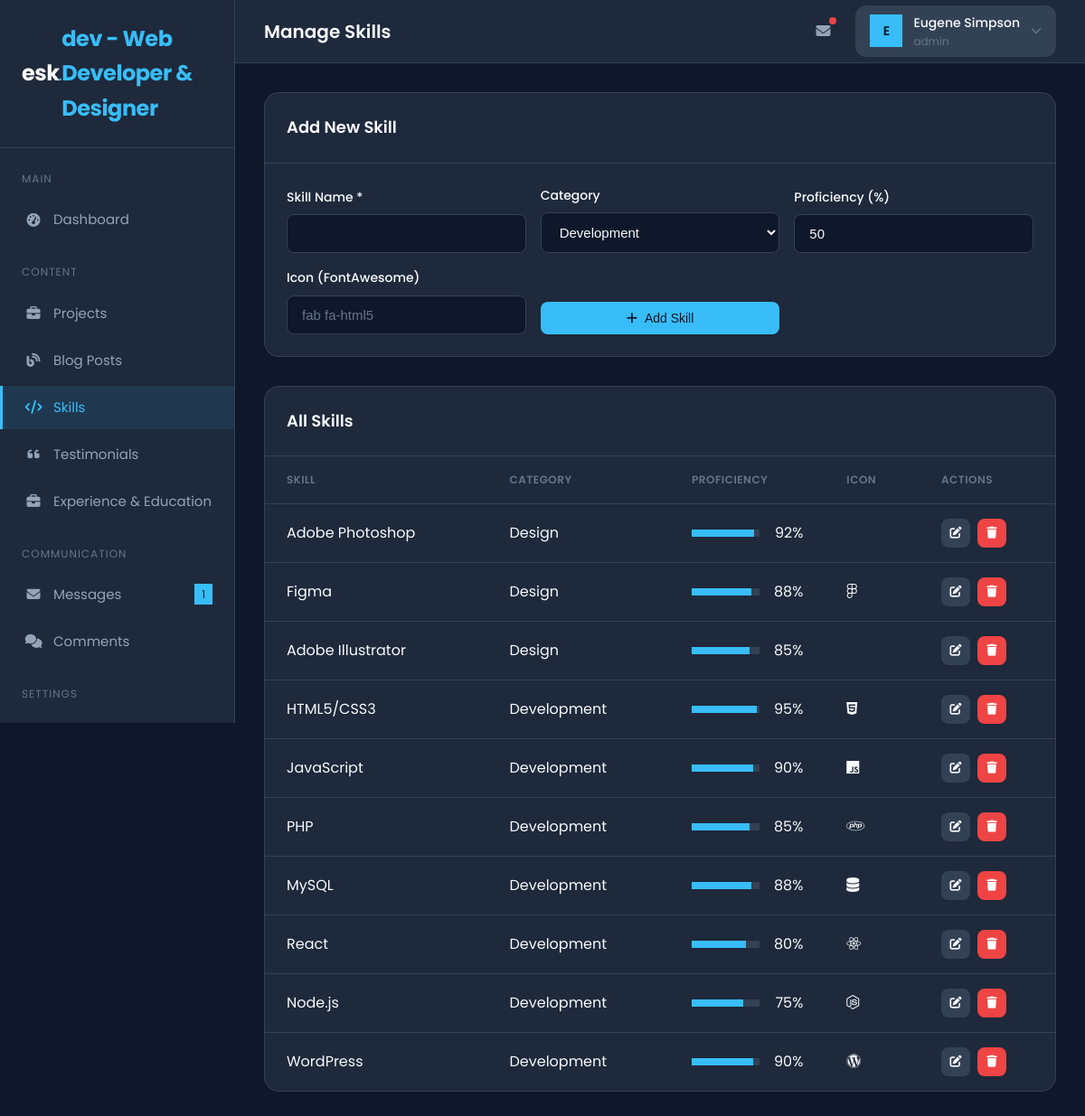
/admin/manage_skills.php (signed in), run on the app's committed database.
### tables this page shows
CREATE TABLE `users` (
  `id` INT(11) NOT NULL AUTO_INCREMENT,
  `username` VARCHAR(50) NOT NULL,
  `email` VARCHAR(100) NOT NULL,
  `password` VARCHAR(255) NOT NULL,
  `full_name` VARCHAR(100) NOT NULL,
  `role` ENUM('admin', 'editor') DEFAULT 'admin',
  `avatar` VARCHAR(255) DEFAULT NULL,
  `created_at` TIMESTAMP DEFAULT CURRENT_TIMESTAMP,
  `updated_at` TIMESTAMP DEFAULT CURRENT_TIMESTAMP ON UPDATE CURRENT_TIMESTAMP,
  PRIMARY KEY (`id`),
  UNIQUE KEY `username` (`username`),
  UNIQUE KEY `email` (`email`)
);

CREATE TABLE `skills` (
  `id` INT(11) NOT NULL AUTO_INCREMENT,
  `name` VARCHAR(100) NOT NULL,
  `slug` VARCHAR(100) NOT NULL,
  `category` VARCHAR(50) DEFAULT 'development',
  `proficiency` INT(3) DEFAULT 50,
  `icon` VARCHAR(50) DEFAULT NULL,
  `sort_order` INT(11) DEFAULT 0,
  `created_at` TIMESTAMP DEFAULT CURRENT_TIMESTAMP,
  PRIMARY KEY (`id`),
  UNIQUE KEY `slug` (`slug`)
);

### includes/db.php (called while the page is built, shortened)
<?php
class Database {
    private static $instance = null;
    private $connection;
    private function __construct() {
        try {
            $dsn = "mysql:host=" . DB_HOST . ";dbname=" . DB_NAME . ";charset=utf8mb4";
            $options = [
                PDO::ATTR_ERRMODE => PDO::ERRMODE_EXCEPTION,
                PDO::ATTR_DEFAULT_FETCH_MODE => PDO::FETCH_ASSOC,
                PDO::ATTR_EMULATE_PREPARES => false,
            ];
            $this->connection = new PDO($dsn, DB_USER, DB_PASS, $options);
        } catch (PDOException $e) {
            die("Database connection failed: " . $e->getMessage());
        }
    }
    public static function getInstance() {
        if (self::$instance === null) {
            self::$instance = new self();
        }
        return self::$instance;
    }
    public function query($sql, $params = []) {
        try {
            $stmt = $this->connection->prepare($sql);
            $stmt->execute($params);
            return $stmt;
        } catch (PDOException $e) {
            throw new Exception($e->getMessage());
        }
    }
    public function fetchAll($sql, $params = []) {
        $stmt = $this->query($sql, $params);
        return $stmt->fetchAll();
    }
    public function fetchOne($sql, $params = []) {
        $stmt = $this->query($sql, $params);
        return $stmt->fetch();
    }
    public function count($table, $where = '1=1', $params = []) {
        $sql = "SELECT COUNT(*) as total FROM {$table} WHERE {$where}";
        $result = $this->fetchOne($sql, $params);
        return $result['total'] ?? 0;
    }
}
function db() {
    return Database::getInstance();
}

### includes/auth.php (called while the page is built, shortened)
<?php
require_once __DIR__ . '/db.php';
require_once __DIR__ . '/helpers.php';
function isLoggedIn() {
    return isset($_SESSION['user_id']) && !empty($_SESSION['user_id']);
}
function getCurrentUser() {
    return db()->fetchOne(
        "SELECT id, username, email, full_name, role, avatar FROM users WHERE id = ?",
        [$_SESSION['user_id']]
    );
}

### admin/manage_skills.php (the view, shortened to what this page needs)
<?php
require_once '../includes/db.php';
require_once '../includes/helpers.php';
require_once '../includes/auth.php';
$pageTitle = 'Manage Skills';
$skills = db()->fetchAll("SELECT * FROM skills ORDER BY category, sort_order ASC");
?>
<?php require_once 'header.php'; ?>
<div class="card" style="margin-bottom: 2rem;">
    <div class="card-header">
        <h3 class="card-title">Add New Skill</h3>
    </div>
    <div class="card-body">
        <form action="" method="POST" style="display: grid; grid-template-columns: repeat(auto-fit, minmax(200px, 1fr)); gap: 1rem; align-items: end;">
            <div class="form-group" style="margin-bottom: 0;">
                <label class="form-label">Skill Name *</label>
                <input type="text" name="name" class="form-control" required>
            </div>
            <div class="form-group" style="margin-bottom: 0;">
                <label class="form-label">Category</label>
                <select name="category" class="form-select">
                    <option value="development">Development</option>
                </select>
            </div>
            <div class="form-group" style="margin-bottom: 0;">
                <label class="form-label">Proficiency (%)</label>
                <input type="number" name="proficiency" class="form-control" value="50" min="0" max="100">
            </div>
            <div class="form-group" style="margin-bottom: 0;">
                <label class="form-label">Icon (FontAwesome)</label>
                <input type="text" name="icon" class="form-control" placeholder="fab fa-html5">
            </div>
            <button type="submit" class="btn btn-primary">
                <i class="fas fa-plus"></i> Add Skill
            </button>
        </form>
    </div>
</div>
<div class="card">
    <div class="card-header">
        <h3 class="card-title">All Skills</h3>
    </div>
    <div class="card-body" style="padding: 0;">
        <?php if (empty($skills)): ?>
            <div class="empty-state">
                <div class="empty-state-icon">
                    <i class="fas fa-code"></i>
                </div>
                <h3 class="empty-state-title">No skills yet</h3>
                <p class="empty-state-text">Add your first skill using the form above.</p>
            </div>
        <?php else: ?>
            <table class="data-table">
                <thead>
                    <tr>
                        <th>Skill</th>
                        <th>Category</th>
                        <th>Proficiency</th>
                        <th>Icon</th>
                        <th style="width: 150px;">Actions</th>
                    </tr>
                </thead>
                <tbody>
                    <?php foreach ($skills as $skill): ?>
                        <tr>
                            <td>
                                <a href="?toggle=<?php echo $skill['id']; ?>" title="Click to increment">
                                    <?php echo escape($skill['name']); ?>
                                </a>
                            </td>
                            <td style="text-transform: capitalize;"><?php echo escape($skill['category']); ?></td>
                            <td>
                                <div style="display: flex; align-items: center; gap: 0.5rem;">
                                    <div style="flex: 1; height: 8px; background: var(--bg-tertiary); border-radius: var(--radius-full); overflow: hidden;">
                                        <div style="width: <?php echo $skill['proficiency']; ?>%; height: 100%; background: var(--primary);"></div>
                                    </div>
                                    <span style="min-width: 40px; text-align: right;"><?php echo $skill['proficiency']; ?>%</span>
                                </div>
                            </td>
                            <td><i class="<?php echo escape($skill['icon'] ?? 'fas fa-code'); ?>"></i></td>
                            <td>
                                <div class="table-actions">
                                    <button type="button" class="btn btn-sm btn-icon btn-secondary"
                                            onclick="editSkill(<?php echo htmlspecialchars(json_encode($skill)); ?>)">
                                        <i class="fas fa-edit"></i>
                                    </button>
                                    <a href="?delete=<?php echo $skill['id']; ?>" class="btn btn-sm btn-icon btn-danger" onclick="return confirmDelete();">
                                        <i class="fas fa-trash"></i>
                                    </a>
                                </div>
                            </td>
                        </tr>
                    <?php endforeach; ?>
                </tbody>
            </table>
        <?php endif; ?>
    </div>
</div>
<?php require_once 'footer.php'; ?>

### admin/header.php (shortened to what this page needs)
<?php
require_once '../includes/helpers.php';
$currentPage = basename($_SERVER['PHP_SELF'], '.php');
$unreadMessages = db()->count('messages', "status = 'unread'");
$user = getCurrentUser();
$displayName = getSetting('name', $user['full_name'] ?? 'Admin');
$siteName = getSetting('site_name', 'esk.dev');
?>
<!DOCTYPE html>
<html lang="en">
<head>
    <link rel="stylesheet" href="https://cdnjs.cloudflare.com/ajax/libs/font-awesome/6.4.0/css/all.min.css">
    <link rel="stylesheet" href="<?php echo SITE_URL; ?>/assets/css/admin.css">
</head>
<body>
    <div class="admin-wrapper">
        <aside class="sidebar" id="sidebar">
            <div class="sidebar-header">
                <a href="<?php echo ADMIN_URL; ?>/dashboard.php" class="sidebar-logo">
                    <?php echo formatLogo($siteName); ?>
                </a>
            </div>
            <nav class="sidebar-nav">
                <div class="nav-section">
                    <div class="nav-section-title">Main</div>
                    <ul class="nav-list">
                        <li class="nav-item">
                            <a href="<?php echo ADMIN_URL; ?>/dashboard.php" class="nav-link <?php echo $currentPage === 'dashboard' ? 'active' : ''; ?>">
                                <i class="fas fa-tachometer-alt"></i>
                                <span>Dashboard</span>
                            </a>
                        </li>
                    </ul>
                </div>
                <div class="nav-section">
                    <div class="nav-section-title">Content</div>
                    <ul class="nav-list">
                        <li class="nav-item">
                            <a href="<?php echo ADMIN_URL; ?>/manage_projects.php" class="nav-link <?php echo $currentPage === 'manage_projects' || $currentPage === 'add_project' || $currentPage === 'edit_project' ? 'active' : ''; ?>">
                                <i class="fas fa-briefcase"></i>
                                <span>Projects</span>
                            </a>
                        </li>
                        <li class="nav-item">
                            <a href="<?php echo ADMIN_URL; ?>/manage_blog.php" class="nav-link <?php echo $currentPage === 'manage_blog' || $currentPage === 'add_post' || $currentPage === 'edit_post' ? 'active' : ''; ?>">
                                <i class="fas fa-blog"></i>
                                <span>Blog Posts</span>
                            </a>
                        </li>
                        <li class="nav-item">
                            <a href="<?php echo ADMIN_URL; ?>/manage_skills.php" class="nav-link <?php echo $currentPage === 'manage_skills' ? 'active' : ''; ?>">
                                <i class="fas fa-code"></i>
                                <span>Skills</span>
                            </a>
                        </li>
                        <li class="nav-item">
                            <a href="<?php echo ADMIN_URL; ?>/manage_testimonials.php" class="nav-link <?php echo $currentPage === 'manage_testimonials' ? 'active' : ''; ?>">
                                <i class="fas fa-quote-left"></i>
                                <span>Testimonials</span>
                            </a>
                        </li>
                        <li class="nav-item">
                            <a href="<?php echo ADMIN_URL; ?>/manage_experience.php" class="nav-link <?php echo $currentPage === 'manage_experience' ? 'active' : ''; ?>">
                                <i class="fas fa-briefcase"></i>
                                <span>Experience & Education</span>
                            </a>
                        </li>
                    </ul>
                </div>
                <div class="nav-section">
                    <div class="nav-section-title">Communication</div>
                    <ul class="nav-list">
                        <li class="nav-item">
                            <a href="<?php echo ADMIN_URL; ?>/manage_messages.php" class="nav-link <?php echo $currentPage === 'manage_messages' ? 'active' : ''; ?>">
                                <i class="fas fa-envelope"></i>
                                <span>Messages</span>
                                <?php if ($unreadMessages > 0): ?>
                                    <span class="nav-badge"><?php echo $unreadMessages; ?></span>
                                <?php endif; ?>
                            </a>
                        </li>
                        <li class="nav-item">
                            <a href="<?php echo ADMIN_URL; ?>/manage_comments.php" class="nav-link <?php echo $currentPage === 'manage_comments' ? 'active' : ''; ?>">
                                <i class="fas fa-comments"></i>
                                <span>Comments</span>
                            </a>
                        </li>
                    </ul>
                </div>
                <div class="nav-section">
                    <div class="nav-section-title">Settings</div>
                    <ul class="nav-list">
                        <li class="nav-item">
                            <a href="<?php echo ADMIN_URL; ?>/settings.php" class="nav-link <?php echo $currentPage === 'settings' ? 'active' : ''; ?>">
                            </a>
                        </li>
                    </ul>
                </div>
            </nav>
        </aside>
        <main class="main-content">
            <header class="admin-header">
                <div class="header-left">
                    <h1 class="header-title"><?php echo isset($pageTitle) ? $pageTitle : 'Dashboard'; ?></h1>
                </div>
                <div class="header-right">
                    <div class="header-actions">
                        <a href="<?php echo ADMIN_URL; ?>/manage_messages.php" class="header-btn" title="Messages">
                            <i class="fas fa-envelope"></i>
                            <?php if ($unreadMessages > 0): ?>
                                <span class="badge"></span>
                            <?php endif; ?>
                        </a>
                    </div>
                    <div class="user-dropdown" id="userDropdown">
                        <div class="user-avatar">
                            <?php echo strtoupper(substr($displayName, 0, 1)); ?>
                        </div>
                        <div class="user-info">
                            <span class="user-name"><?php echo escape($displayName); ?></span>
                            <span class="user-role"><?php echo escape($user['role'] ?? 'admin'); ?></span>
                        </div>
                        <i class="fas fa-chevron-down" style="font-size: 0.75rem; color: var(--text-muted);"></i>
                    </div>
                </div>
            </header>
            <div class="admin-body">

### data on the page
users: full_name "Eugene Simpson", role "admin"
skills: name "Adobe Photoshop", category "Design", proficiency "92"
skills: name "Figma", category "Design", proficiency "88"
skills: name "Adobe Illustrator", category "Design", proficiency "85"
skills: name "HTML5/CSS3", category "Development", proficiency "95"
skills: name "JavaScript", category "Development", proficiency "90"
skills: name "PHP", category "Development", proficiency "85"
skills: name "MySQL", category "Development", proficiency "88"
skills: name "React", category "Development", proficiency "80"
skills: name "Node.js", category "Development", proficiency "75"
skills: name "WordPress", category "Development", proficiency "90"

### other printed values
$parts[0] "esk"
$parts[1] "dev - Web Developer & Designer"
$unreadMessages "1"
$pageTitle "Manage Skills"
substr($displayName, 0, 1) "E"
